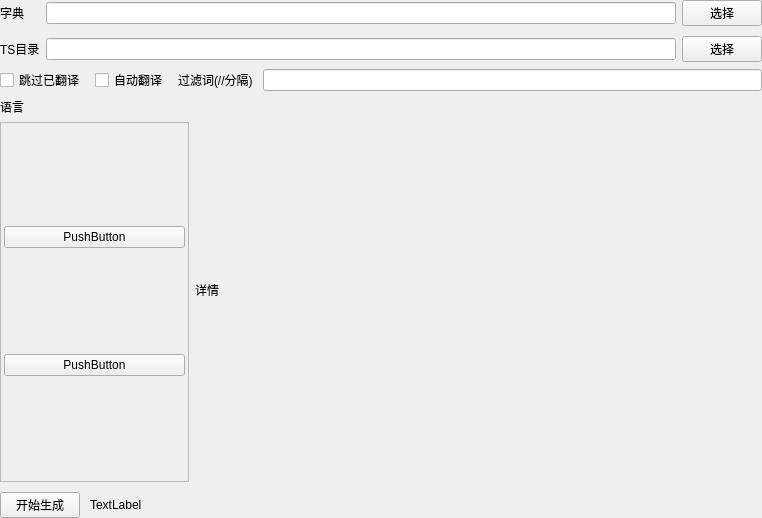
<?xml version="1.0" encoding="UTF-8"?>
<ui version="4.0">
 <class>TsFileEdit</class>
 <widget class="QWidget" name="TsFileEdit">
  <property name="geometry">
   <rect>
    <x>0</x>
    <y>0</y>
    <width>762</width>
    <height>518</height>
   </rect>
  </property>
  <property name="windowTitle">
   <string>Form</string>
  </property>
  <layout class="QGridLayout" name="gridLayout_2">
   <property name="leftMargin">
    <number>0</number>
   </property>
   <property name="topMargin">
    <number>0</number>
   </property>
   <property name="rightMargin">
    <number>0</number>
   </property>
   <property name="bottomMargin">
    <number>0</number>
   </property>
   <property name="spacing">
    <number>0</number>
   </property>
   <item row="0" column="0">
    <widget class="QWidget" name="widget_border" native="true">
     <layout class="QVBoxLayout" name="verticalLayout_3">
      <property name="leftMargin">
       <number>0</number>
      </property>
      <property name="topMargin">
       <number>0</number>
      </property>
      <property name="rightMargin">
       <number>0</number>
      </property>
      <property name="bottomMargin">
       <number>0</number>
      </property>
      <item>
       <widget class="QWidget" name="widget_dir" native="true">
        <layout class="QGridLayout" name="gridLayout">
         <property name="leftMargin">
          <number>0</number>
         </property>
         <property name="topMargin">
          <number>0</number>
         </property>
         <property name="rightMargin">
          <number>0</number>
         </property>
         <property name="bottomMargin">
          <number>0</number>
         </property>
         <property name="horizontalSpacing">
          <number>6</number>
         </property>
         <property name="verticalSpacing">
          <number>10</number>
         </property>
         <item row="1" column="2">
          <widget class="QPushButton" name="pushButton_sel_ts">
           <property name="text">
            <string>选择</string>
           </property>
           <property name="class" stdset="0">
            <string>mini</string>
           </property>
          </widget>
         </item>
         <item row="1" column="1">
          <widget class="QLineEdit" name="lineEdit_dir_ts"/>
         </item>
         <item row="0" column="0">
          <widget class="QLabel" name="label">
           <property name="text">
            <string>字典</string>
           </property>
          </widget>
         </item>
         <item row="0" column="1">
          <widget class="QLineEdit" name="lineEdit_dir_dic"/>
         </item>
         <item row="0" column="2">
          <widget class="QPushButton" name="pushButton_sel_dic">
           <property name="text">
            <string>选择</string>
           </property>
           <property name="class" stdset="0">
            <string>mini</string>
           </property>
          </widget>
         </item>
         <item row="1" column="0">
          <widget class="QLabel" name="label_3">
           <property name="text">
            <string>TS目录</string>
           </property>
          </widget>
         </item>
        </layout>
       </widget>
      </item>
      <item>
       <widget class="QWidget" name="widget_func" native="true">
        <layout class="QHBoxLayout" name="horizontalLayout_3">
         <property name="spacing">
          <number>10</number>
         </property>
         <property name="leftMargin">
          <number>0</number>
         </property>
         <property name="topMargin">
          <number>0</number>
         </property>
         <property name="rightMargin">
          <number>0</number>
         </property>
         <property name="bottomMargin">
          <number>0</number>
         </property>
         <item>
          <widget class="QCheckBox" name="checkBox_exist_ign">
           <property name="text">
            <string>跳过已翻译</string>
           </property>
          </widget>
         </item>
         <item>
          <widget class="QWidget" name="widget_3" native="true">
           <layout class="QHBoxLayout" name="horizontalLayout">
            <property name="spacing">
             <number>10</number>
            </property>
            <property name="leftMargin">
             <number>0</number>
            </property>
            <property name="topMargin">
             <number>0</number>
            </property>
            <property name="rightMargin">
             <number>0</number>
            </property>
            <property name="bottomMargin">
             <number>0</number>
            </property>
            <item>
             <widget class="QCheckBox" name="checkBox_auto_translate">
              <property name="text">
               <string>自动翻译</string>
              </property>
             </widget>
            </item>
            <item>
             <widget class="QLabel" name="label_4">
              <property name="text">
               <string>过滤词(//分隔)</string>
              </property>
             </widget>
            </item>
            <item>
             <widget class="QLineEdit" name="lineEdit_exclude_words"/>
            </item>
           </layout>
          </widget>
         </item>
        </layout>
       </widget>
      </item>
      <item>
       <widget class="QWidget" name="widget_6" native="true">
        <layout class="QHBoxLayout" name="horizontalLayout_4" stretch="1,3">
         <property name="leftMargin">
          <number>0</number>
         </property>
         <property name="topMargin">
          <number>0</number>
         </property>
         <property name="rightMargin">
          <number>0</number>
         </property>
         <property name="bottomMargin">
          <number>0</number>
         </property>
         <item>
          <widget class="QWidget" name="widget" native="true">
           <layout class="QVBoxLayout" name="verticalLayout">
            <property name="leftMargin">
             <number>0</number>
            </property>
            <property name="topMargin">
             <number>0</number>
            </property>
            <property name="rightMargin">
             <number>0</number>
            </property>
            <property name="bottomMargin">
             <number>0</number>
            </property>
            <item>
             <widget class="QLabel" name="label_7">
              <property name="text">
               <string>语言</string>
              </property>
             </widget>
            </item>
            <item>
             <widget class="QScrollArea" name="scrollArea_lang">
              <property name="horizontalScrollBarPolicy">
               <enum>Qt::ScrollBarAlwaysOff</enum>
              </property>
              <property name="widgetResizable">
               <bool>true</bool>
              </property>
              <widget class="QWidget" name="widget_container">
               <property name="geometry">
                <rect>
                 <x>0</x>
                 <y>0</y>
                 <width>187</width>
                 <height>377</height>
                </rect>
               </property>
               <layout class="QVBoxLayout" name="verticalLayout_lang_btn">
                <property name="leftMargin">
                 <number>3</number>
                </property>
                <property name="topMargin">
                 <number>3</number>
                </property>
                <property name="rightMargin">
                 <number>3</number>
                </property>
                <property name="bottomMargin">
                 <number>3</number>
                </property>
                <item>
                 <widget class="QPushButton" name="pushButton">
                  <property name="text">
                   <string>PushButton</string>
                  </property>
                 </widget>
                </item>
                <item>
                 <widget class="QPushButton" name="pushButton_3">
                  <property name="text">
                   <string>PushButton</string>
                  </property>
                 </widget>
                </item>
               </layout>
              </widget>
             </widget>
            </item>
           </layout>
          </widget>
         </item>
         <item>
          <widget class="QWidget" name="widget_5" native="true">
           <layout class="QVBoxLayout" name="verticalLayout_2">
            <property name="leftMargin">
             <number>0</number>
            </property>
            <property name="topMargin">
             <number>0</number>
            </property>
            <property name="rightMargin">
             <number>0</number>
            </property>
            <property name="bottomMargin">
             <number>0</number>
            </property>
            <item>
             <widget class="QLabel" name="label_8">
              <property name="text">
               <string>详情</string>
              </property>
             </widget>
            </item>
           </layout>
          </widget>
         </item>
        </layout>
       </widget>
      </item>
     </layout>
    </widget>
   </item>
   <item row="1" column="0">
    <widget class="QWidget" name="widget_7" native="true">
     <layout class="QHBoxLayout" name="horizontalLayout_5">
      <property name="spacing">
       <number>10</number>
      </property>
      <property name="leftMargin">
       <number>0</number>
      </property>
      <property name="topMargin">
       <number>10</number>
      </property>
      <property name="rightMargin">
       <number>0</number>
      </property>
      <property name="bottomMargin">
       <number>0</number>
      </property>
      <item>
       <widget class="QPushButton" name="pushButton_ok">
        <property name="text">
         <string>开始生成</string>
        </property>
        <property name="class" stdset="0">
         <string>normal</string>
        </property>
       </widget>
      </item>
      <item>
       <widget class="QLabel" name="label_tip">
        <property name="sizePolicy">
         <sizepolicy hsizetype="Expanding" vsizetype="Preferred">
          <horstretch>0</horstretch>
          <verstretch>0</verstretch>
         </sizepolicy>
        </property>
        <property name="text">
         <string>TextLabel</string>
        </property>
       </widget>
      </item>
     </layout>
    </widget>
   </item>
  </layout>
 </widget>
 <resources/>
 <connections/>
</ui>
